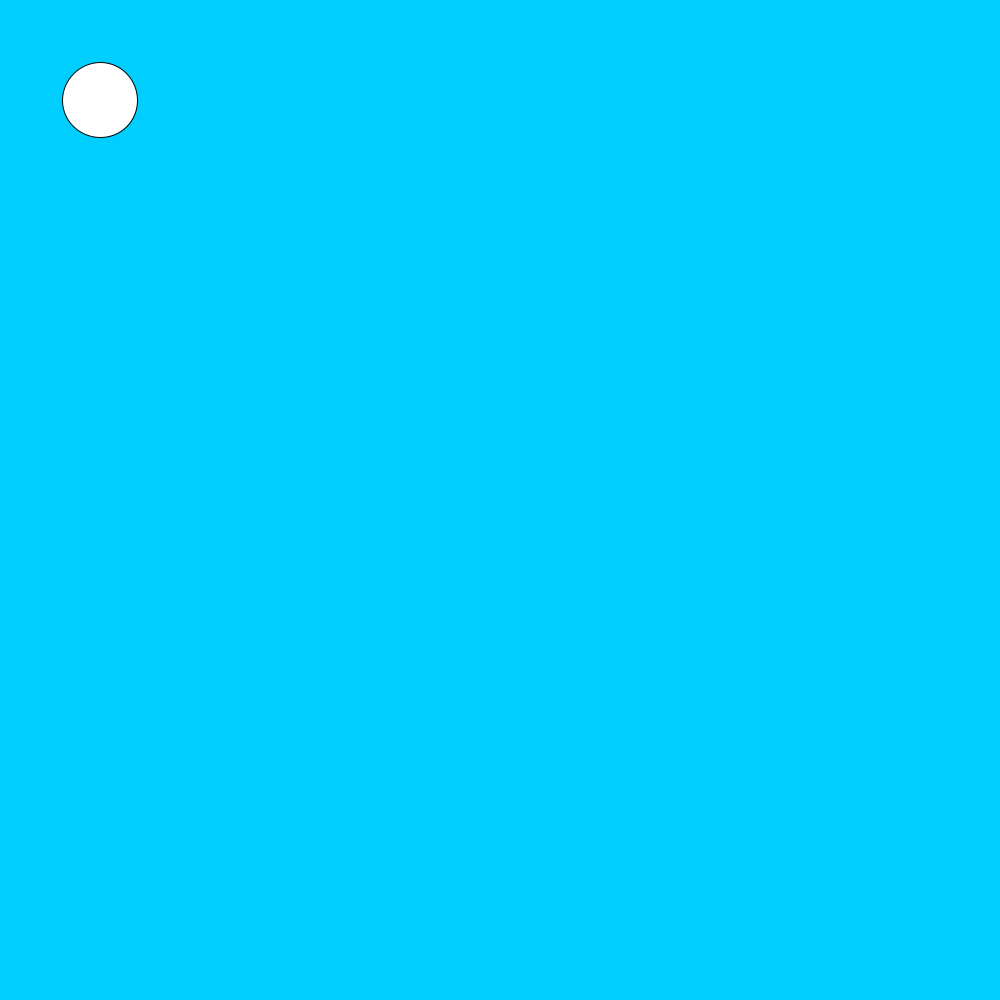
Frame 1 (no input)
Frame 60 (the mouse pressed at the canvas centre just before this capture): identical to frame 1, image omitted
Frame 120 (the mouse held since frame 60 and released just before this capture): identical to frame 1, image omitted

The Processing sketch that drew this single still picture (run headless with seeded random() and noise(); from frame 60 on, the mouse is pressed at the canvas centre):

// Processing sketch: slippery_dot
// ── slippery_dot.pde
 // 1. Create three integer variables to represent the x, y, and the size of the ellipse
     int x= 100;
     int y= 100;
     int size =75;
    
    void setup() {
      // 2. Set the size of your sketch
     
     size(1000,1000);
     background(#00CEFF);
    }
    
    void draw() {
      // 3. Set the background color of your sketch
      background(#00CEFF);
      // 4. Draw an ellipse. Make sure it fits in the window.
      // Use the variables created at the top of the sketch, 
      // for the location and size of your ellipse
     ellipse(x,y,size,size);
    }
    
    void mousePressed() {
      //5. Create an integer variable called distance
      int distance;
      //6. Set the value of the distance variable to the value returned by the getDistance method
      //   Pass the mouse's x and y (mouseX and mouseY) and the x and y of your ellipse to the method.
        distance = getDistance(mouseX, mouseY, x, y);
          
      //7.  Use an if statement to check if the distance variable is < the radius of the ellipse
      //    If it is, set a new x and y for the ellipse, using a random location on the window
      //    Hint: Use the Processing random() function
       int radius = size/2;
       if (distance < radius ){
         x=(int)random(1000);
         y=(int)random(1000);
         
         
         
         
       }
    }
    
    int getDistance(int x1, int y1, int x2, int y2) {
      return (int)Math.sqrt(Math.pow((x1-x2),2) + Math.pow((y1-y2),2));
    }
